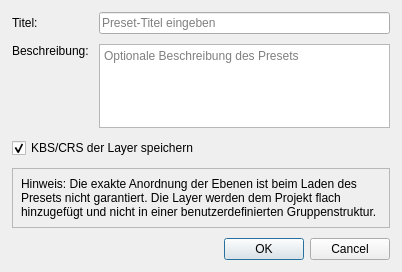
<?xml version="1.0" encoding="UTF-8"?>
<ui version="4.0">
 <class>NewDialog</class>
 <widget class="QDialog" name="NewDialog">
  <property name="geometry">
   <rect>
    <x>0</x>
    <y>0</y>
    <width>402</width>
    <height>272</height>
   </rect>
  </property>
  <property name="windowTitle">
   <string>Neues Preset</string>
  </property>
  <layout class="QVBoxLayout" name="verticalLayout">
   <property name="spacing">
    <number>10</number>
   </property>
   <property name="leftMargin">
    <number>12</number>
   </property>
   <property name="topMargin">
    <number>12</number>
   </property>
   <property name="rightMargin">
    <number>12</number>
   </property>
   <property name="bottomMargin">
    <number>12</number>
   </property>
   <item>
    <layout class="QFormLayout" name="formLayout">
     <property name="fieldGrowthPolicy">
      <enum>QFormLayout::AllNonFixedFieldsGrow</enum>
     </property>
     <property name="labelAlignment">
      <set>Qt::AlignLeading|Qt::AlignLeft|Qt::AlignVCenter</set>
     </property>
     <property name="formAlignment">
      <set>Qt::AlignLeading|Qt::AlignLeft|Qt::AlignTop</set>
     </property>
     <item row="0" column="0">
      <widget class="QLabel" name="title_label">
       <property name="text">
        <string>Titel:</string>
       </property>
      </widget>
     </item>
     <item row="0" column="1">
      <widget class="QLineEdit" name="title_edit">
       <property name="placeholderText">
        <string>Preset-Titel eingeben</string>
       </property>
      </widget>
     </item>
     <item row="1" column="0">
      <widget class="QLabel" name="description_label">
       <property name="text">
        <string>Beschreibung:</string>
       </property>
       <property name="alignment">
        <set>Qt::AlignLeading|Qt::AlignLeft|Qt::AlignTop</set>
       </property>
      </widget>
     </item>
     <item row="1" column="1">
      <widget class="QPlainTextEdit" name="description_edit">
       <property name="placeholderText">
        <string>Optionale Beschreibung des Presets</string>
       </property>
      </widget>
     </item>
    </layout>
   </item>
   <item>
    <widget class="QCheckBox" name="save_layer_crs_checkbox">
     <property name="text">
      <string>KBS/CRS der Layer speichern</string>
     </property>
     <property name="checked">
      <bool>true</bool>
     </property>
    </widget>
   </item>
   <item>
    <widget class="QFrame" name="hint_frame">
     <property name="frameShape">
      <enum>QFrame::StyledPanel</enum>
     </property>
     <property name="frameShadow">
      <enum>QFrame::Raised</enum>
     </property>
     <layout class="QHBoxLayout" name="horizontalLayout">
      <property name="leftMargin">
       <number>8</number>
      </property>
      <property name="topMargin">
       <number>8</number>
      </property>
      <property name="rightMargin">
       <number>8</number>
      </property>
      <property name="bottomMargin">
       <number>8</number>
      </property>
      <item>
       <widget class="QLabel" name="hint_label">
        <property name="text">
         <string>Hinweis: Die exakte Anordnung der Ebenen ist beim Laden des Presets nicht garantiert. Die Layer werden dem Projekt flach hinzugefügt und nicht in einer benutzerdefinierten Gruppenstruktur.</string>
        </property>
        <property name="textFormat">
         <enum>Qt::PlainText</enum>
        </property>
        <property name="wordWrap">
         <bool>true</bool>
        </property>
       </widget>
      </item>
     </layout>
    </widget>
   </item>
   <item>
    <widget class="QDialogButtonBox" name="buttonBox">
     <property name="orientation">
      <enum>Qt::Horizontal</enum>
     </property>
     <property name="standardButtons">
      <set>QDialogButtonBox::Cancel|QDialogButtonBox::Ok</set>
     </property>
    </widget>
   </item>
  </layout>
 </widget>
 <resources/>
 <connections>
  <connection>
   <sender>buttonBox</sender>
   <signal>accepted()</signal>
   <receiver>NewDialog</receiver>
   <slot>accept()</slot>
   <hints>
    <hint type="sourcelabel">
     <x>463</x>
     <y>330</y>
    </hint>
    <hint type="destinationlabel">
     <x>279</x>
     <y>179</y>
    </hint>
   </hints>
  </connection>
  <connection>
   <sender>buttonBox</sender>
   <signal>rejected()</signal>
   <receiver>NewDialog</receiver>
   <slot>reject()</slot>
   <hints>
    <hint type="sourcelabel">
     <x>396</x>
     <y>330</y>
    </hint>
    <hint type="destinationlabel">
     <x>279</x>
     <y>179</y>
    </hint>
   </hints>
  </connection>
 </connections>
</ui>
